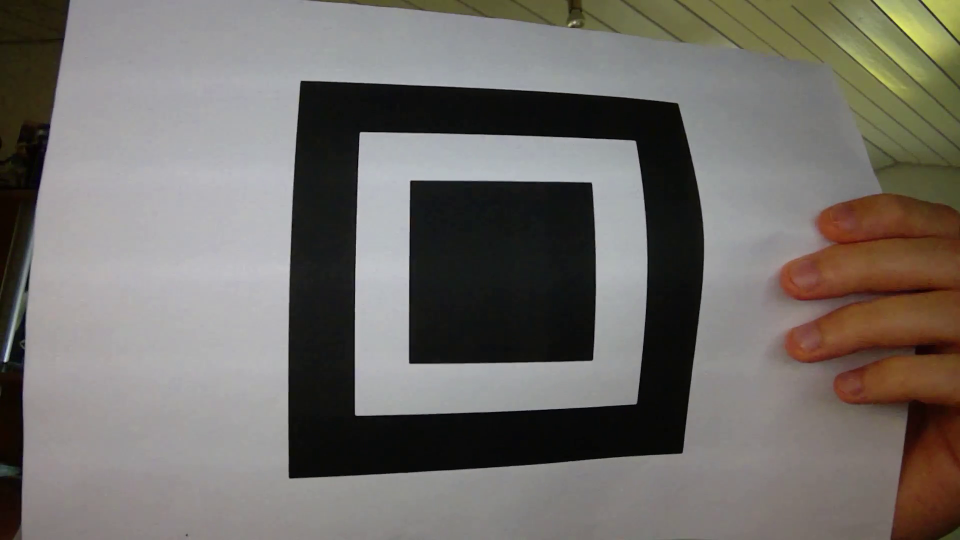
#> input picture frame 23 of python_example_itskev/movie.avi, 1920 x 1080 px, given in place of test.avi, which was not available (shown at 1/2 size)
$ python perftest.py   (older library calls are emulated)
#> lines starting #> are read from the running program, lines starting #| are printed output that depends on the picture; after the words box and inside, x2 and y2 are one past the last pixel; in counts of white or black regions, pixels touching at a corner belong together; pictures that were not available may be replaced by others from this repository, and a replacement may not be noted
from __future__ import print_function
from imutils.video import FileVideoStream
from imutils.video import FPS
import argparse
import imutils
import cv2


import numpy as np
import cv2
import imutils
import time

IMAGESIZE_X = 640
IMAGESIZE_Y =  480
TARGETRANGE = 15
TARGETOFFSET = 0


vs = FileVideoStream("test.avi").start()
time.sleep(0.5)


fps = FPS().start()


def getCenter(contour):
    moments = cv2.moments(contour)
    m00 = moments["m00"]
    if m00 == 0:
        m00 =0.01
    center_x = int(moments["m10"] / m00)
    center_y = int(moments["m01"] / m00)
    return center_x, center_y

def checkX(x) -> bool:
    upper = IMAGESIZE_X/2 + TARGETRANGE + TARGETOFFSET
    lower = IMAGESIZE_X/2 - TARGETRANGE + TARGETOFFSET
    if lower <= x <= upper:
        return True
    else:
        return False


def find_target(centers_array):
    for i, v in enumerate(centers_array[0:-2]):
        center_matches = 0
        for w in centers_array[i + 1:]:
            diff = np.abs(v - w)
            if diff[0] <= 10 and diff[1] <= 10:
                center_matches += 1
                if center_matches >= 2:
                    return v[0], v[1]
    return -1, -1

loopimage = 0
loopcontours = 0
loopforloop = 0
while vs.more():
    # Capture frame-by-frame
    image = vs.read()
#> image is the input picture: shape (1080, 1920, 3); mean B, G, R 104.8, 109.7, 113.8
    loopstart = time.time()

    # Image operations
    operate = cv2.cvtColor(image, cv2.COLOR_BGR2GRAY)
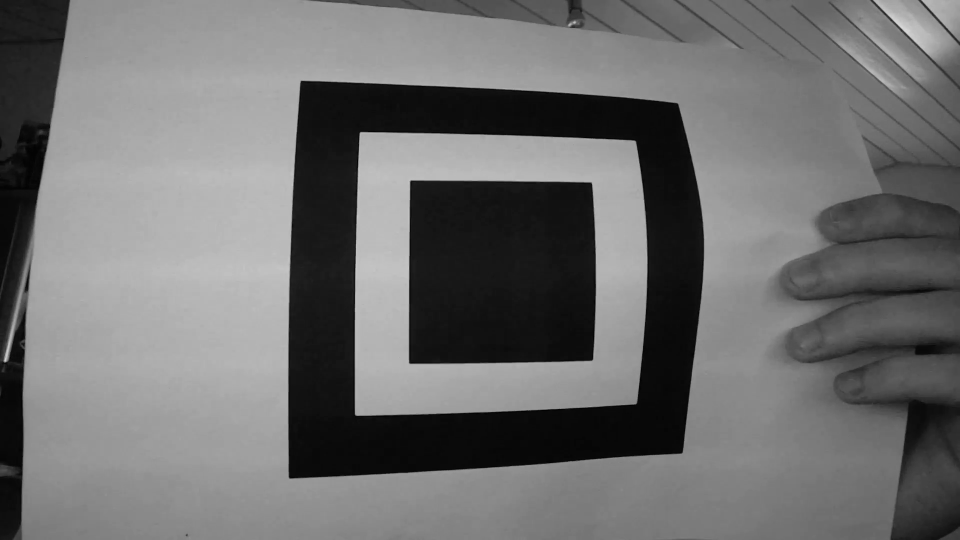
#> operate: shape (1080, 1920) (shown at 1/2 size); min 0, max 224, mean 110.3
    operate = cv2.GaussianBlur(operate, (3, 3), 0)
    # operate = cv2.blur(operate, (3, 3))
    # _, operate = cv2.threshold(operate, 0, 255, cv2.THRESH_BINARY + cv2.THRESH_OTSU)

    # find edges
    operate = cv2.Canny(operate, 150, 255)
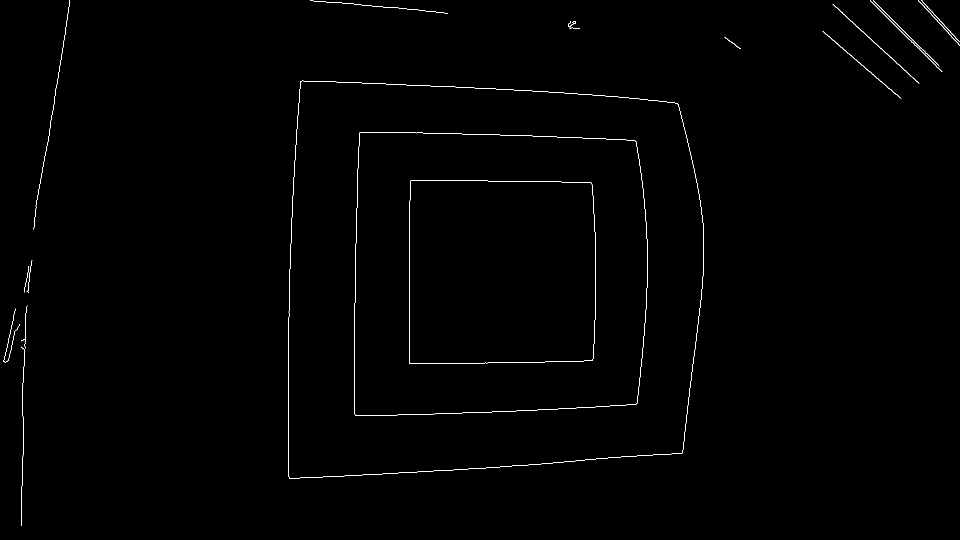
#> operate: shape (1080, 1920) (shown at 1/2 size); 0.48% white in thin lines or dots
    loopimage += time.time() - loopstart

    # find contours
    loopstart = time.time()
    _, contours, _ = cv2.findContours(operate.copy(), cv2.RETR_LIST, cv2.CHAIN_APPROX_SIMPLE)
#> contours = 24 contours, 11 with area under 20; largest, box (x1, y1, x2, y2) and area: (576, 161, 1408, 957) 606444, (576, 161, 1408, 957) 606438, (709, 264, 1296, 832) 316946, (709, 264, 1296, 832) 316938, (818, 361, 1192, 728) 134243
    loopcontours += time.time() -  loopstart

    #sort the contours from largest to smallest and pick the largest
    loopstart = time.time()

    contours = sorted(contours, key=cv2.contourArea, reverse=True)[:9]
#> contours = 9 contours; largest, box (x1, y1, x2, y2) and area: (576, 161, 1408, 957) 606444, (576, 161, 1408, 957) 606438, (709, 264, 1296, 832) 316946, (709, 264, 1296, 832) 316938, (818, 361, 1192, 728) 134243
    # print(len(contours))
    center_array = []
    square_array = []
    for c in contours:

        peri = cv2.arcLength(c, True)
        approx = cv2.approxPolyDP(c, 0.02 * peri, True)

        # check contour if is a rectangle
        if len(approx) == 4:
            (x, y, w, h,) = cv2.boundingRect(approx)
            if h >= 10 and w >= 10:
                ratio = w / float(h)

                # check if rectangle is a square
                if 0.85 <= ratio <= 1.15:
                    square_array.append(c)
                    cX, cY = getCenter(c)
                    center_array.append(np.array((cX, cY)))
#> this loop made 9 passes
#> (peri, approx, x, y, w, h, ratio) on passes 1 to 6: (3127, [[601, 162], [578, 956], [1365, 905], [1354, 206]], 578, 162, 788, 795, 0.991), (3124.7, [[601, 163], [1353, 206], [1365, 904], [579, 956]], 579, 163, 787, 794, 0.991), (2248.5, [[719, 265], [711, 831], [1274, 806], [1270, 281]], 711, 265, 564, 567, 0.995), (2246.1, [[719, 266], [1269, 281], [1274, 805], [712, 831]], 712, 266, 563, 566, 0.995), (1462.1, [[820, 362], [819, 727], [1185, 720], [1182, 365]], 819, 362, 367, 366, 1), (1459.7, [[820, 363], [1181, 365], [1185, 719], [820, 727]], 820, 363, 366, 365, 1)
#> (peri, approx) on passes 7 to 9: (479.8, [[1665, 8], [1838, 166]]), (414.1, [[1740, 1], [1884, 143]]), (425, [[1645, 62], [1802, 196]])
#> after the loop, center_array = [[976, 557], [976, 557], [995, 546], [995, 546], [1002, 543], [1002, 543]]; square_array = 6 contours; box (x1, y1, x2, y2) and area: (576, 161, 1408, 957) 606444, (576, 161, 1408, 957) 606438, (709, 264, 1296, 832) 316946, (709, 264, 1296, 832) 316938, (818, 361, 1192, 728) 134243, (818, 361, 1192, 728) 134238
#> the loop in find_target, `for i, v in enumerate(centers_array[0:-2]):` made 3 passes

    loopforloop += time.time() - loopstart
    cX, cY = find_target(center_array)
#> cX = 995; cY = 546

    if not cX == -1:
        # cv2.drawMarker(image, (cX, cY), (0, 255, 0), cv2.MARKER_CROSS, 15, cv2.LINE_AA)
        print("Target found at"+str(cX))
#| Target found at995
        if checkX(cX):
            print("Target Drop at" + str(cX))
            # [13 lines of commented-out code are left out]
    cv2.imshow('oper',operate)
    if cv2.waitKey(1) & 0xFF == ord('q'):
#> (key q is pressed here)
        break

    fps.update()

# When everything done, release the capture
fps.stop()
print("[INFO] elasped time: {:.2f}".format(fps.elapsed()))
print("[INFO] approx. FPS: {:.2f}".format(fps.fps()))
print("Imagetime:"+str(loopimage))
print("Contour:"+str(loopcontours))
print("Afterloop:"+str(loopforloop))
cv2.destroyAllWindows()
vs.stop()

$ run again, starting later in the video
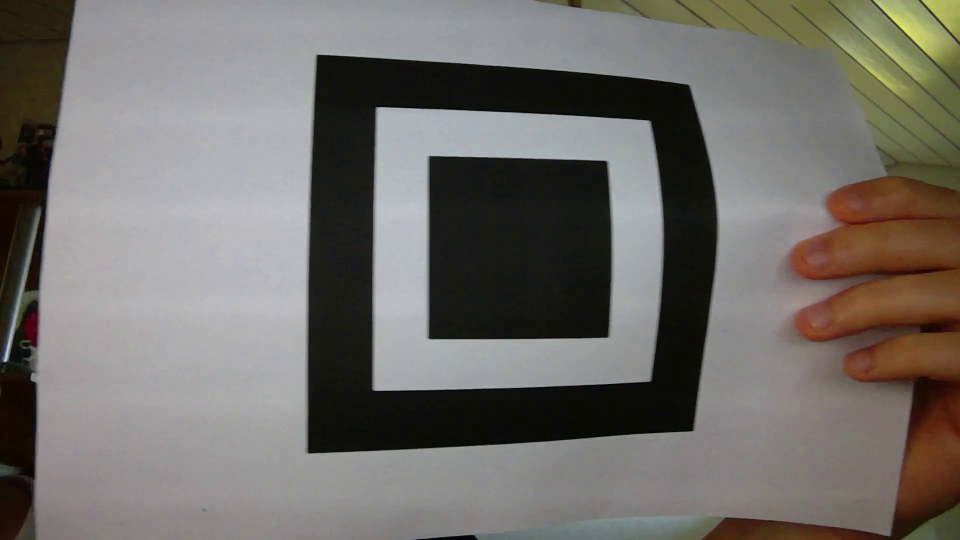
#> input picture frame 105 of python_example_itskev/movie.avi, 1920 x 1080 px, given in place of test.avi, which was not available (shown at 1/2 size)
#> image is the input picture: shape (1080, 1920, 3); mean B, G, R 105.9, 110.2, 113.8
#> `operate = cv2.cvtColor(image, cv2.COLOR_BGR2GRAY)`:
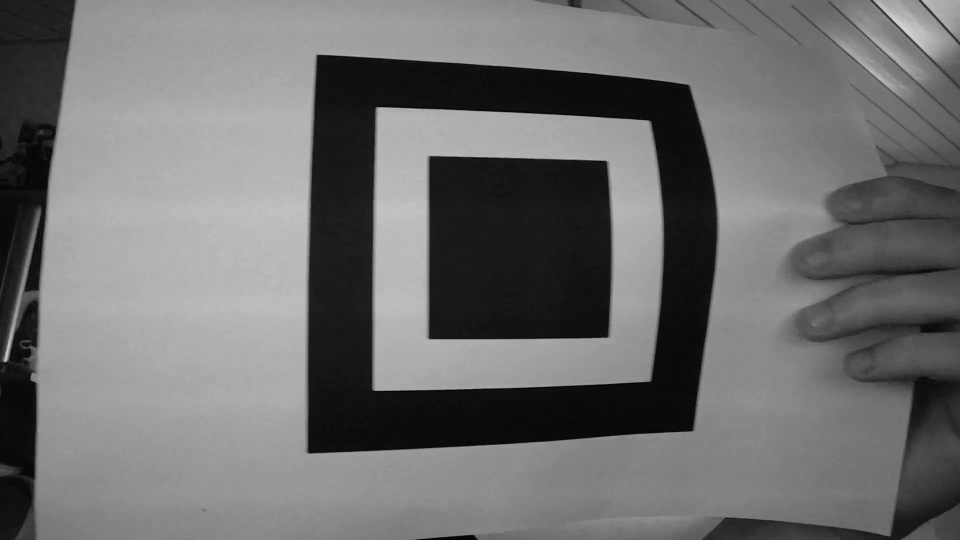
#> operate: shape (1080, 1920) (shown at 1/2 size); min 0, max 217, mean 110.8
#> `operate = cv2.Canny(operate, 150, 255)`:
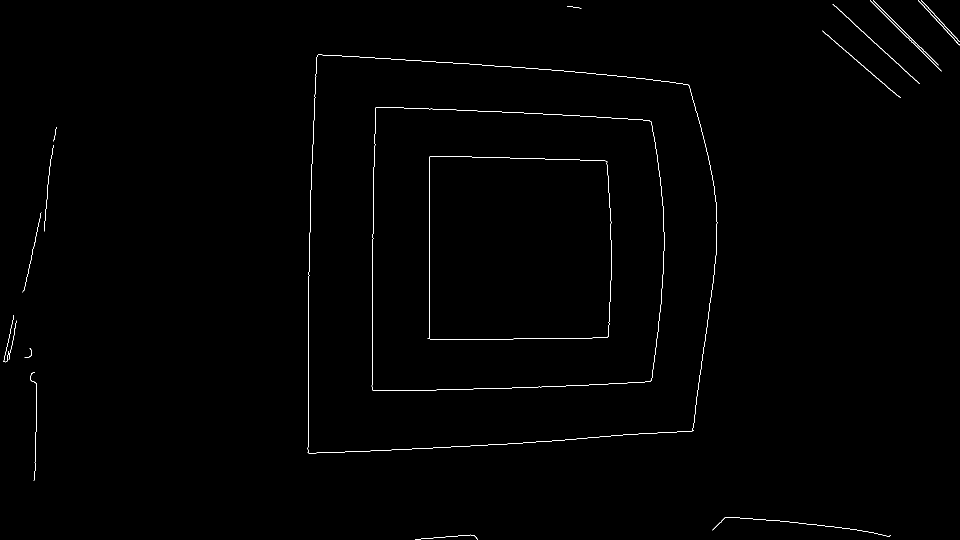
#> operate: shape (1080, 1920) (shown at 1/2 size); 0.46% white in thin lines or dots
#> `_, contours, _ = cv2.findContours(operate.copy(), cv2.RETR_LIST, cv2.C..`: contours = 23 contours, 10 with area under 20; largest, box (x1, y1, x2, y2) and area: (615, 109, 1435, 907) 593321, (615, 109, 1435, 907) 593312, (743, 214, 1329, 782) 313910, (743, 214, 1329, 782) 313900, (855, 312, 1223, 679) 130148
#> `contours = sorted(contours, key=cv2.contourArea, reverse=True)[:9]`: contours = 9 contours; largest, box (x1, y1, x2, y2) and area: (615, 109, 1435, 907) 593321, (615, 109, 1435, 907) 593312, (743, 214, 1329, 782) 313910, (743, 214, 1329, 782) 313900, (855, 312, 1223, 679) 130148
#> the loop `for c in contours: ` made 9 passes
#> (peri, approx, x, y, w, h, ratio) on passes 1 to 4: (3110.2, [[634, 110], [617, 906], [1387, 860], [1376, 169]], 617, 110, 771, 797, 0.967), (3105.6, [[636, 109], [1379, 173], [1383, 862], [615, 904]], 615, 109, 769, 796, 0.966), (2245.8, [[751, 215], [745, 780], [1303, 761], [1301, 242]], 745, 215, 559, 566, 0.988), (2242.1, [[751, 216], [1300, 242], [1303, 759], [746, 780]], 746, 216, 558, 565, 0.988)
#> after the loop `for c in contours:`: center_array = [[1006, 511], [1006, 511], [1027, 500], [1027, 500], [1037, 496], [1037, 496]]; square_array = 6 contours; box (x1, y1, x2, y2) and area: (615, 109, 1435, 907) 593321, (615, 109, 1435, 907) 593312, (743, 214, 1329, 782) 313910, (743, 214, 1329, 782) 313900, (855, 312, 1223, 679) 130148, (857, 312, 1223, 679) 130142
#> the loop in find_target, `for i, v in enumerate(centers_array[0:-2]):` made 3 passes
#> `cX, cY = find_target(center_array)`: cX = 1027; cY = 500
#| Target found at1027

$ run again, starting later in the video
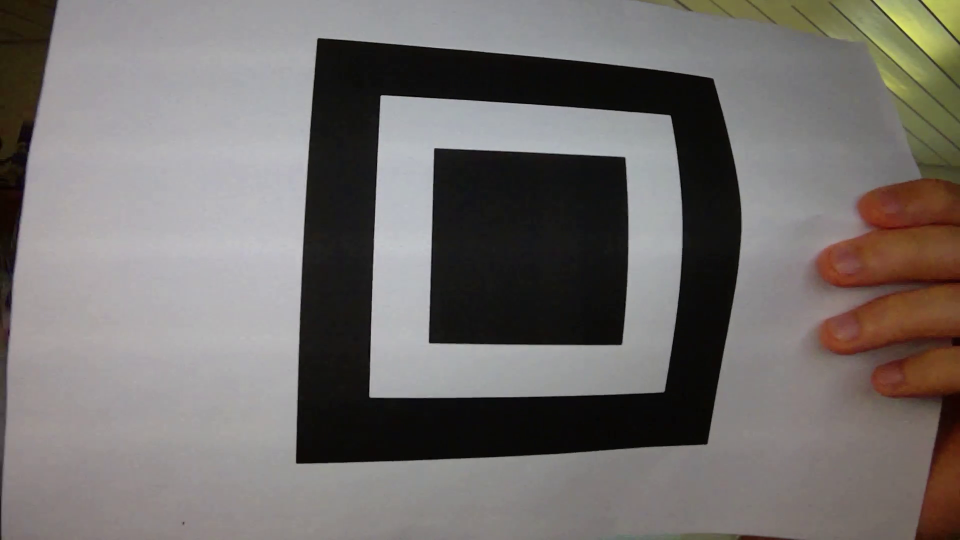
#> input picture frame 188 of python_example_itskev/movie.avi, 1920 x 1080 px, given in place of test.avi, which was not available (shown at 1/2 size)
#> image is the input picture: shape (1080, 1920, 3); mean B, G, R 107.9, 110.4, 115.1
#> `operate = cv2.cvtColor(image, cv2.COLOR_BGR2GRAY)`:
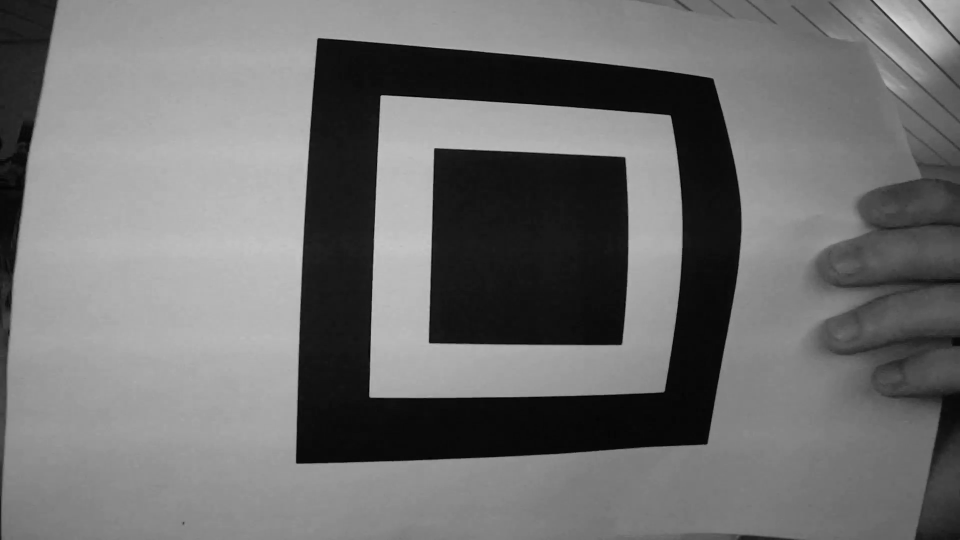
#> operate: shape (1080, 1920) (shown at 1/2 size); min 0, max 226, mean 111.5
#> `operate = cv2.Canny(operate, 150, 255)`:
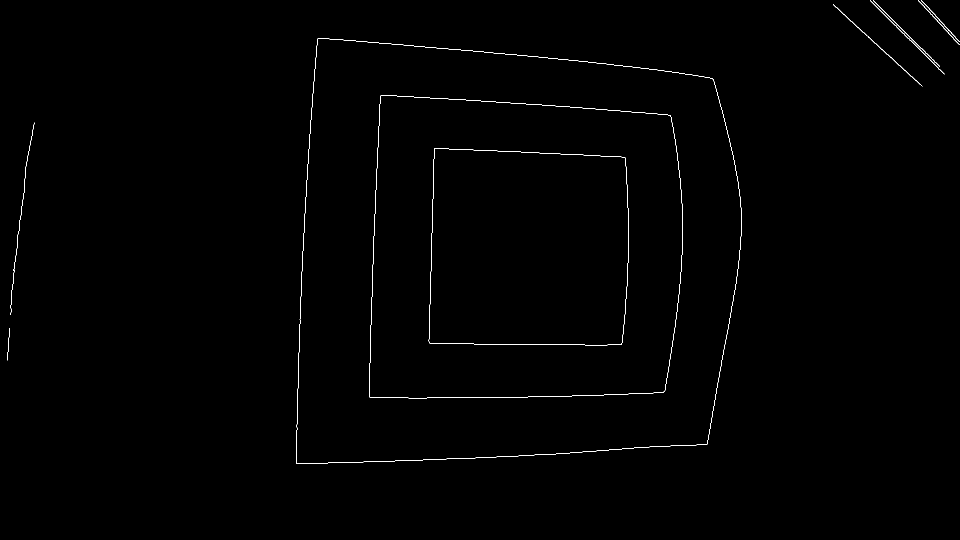
#> operate: shape (1080, 1920) (shown at 1/2 size); 0.42% white in thin lines or dots, all inside (x1, y1, x2, y2) = (14, 0, 1920, 928)
#> `_, contours, _ = cv2.findContours(operate.copy(), cv2.RETR_LIST, cv2.C..`: contours = 14 contours, 3 with area under 20; largest, box (x1, y1, x2, y2) and area: (592, 76, 1483, 928) 675734, (592, 76, 1483, 928) 675728, (738, 190, 1366, 797) 353639, (738, 190, 1366, 797) 353631, (857, 296, 1257, 691) 149684
#> `contours = sorted(contours, key=cv2.contourArea, reverse=True)[:9]`: contours = 9 contours; largest, box (x1, y1, x2, y2) and area: (592, 76, 1483, 928) 675734, (592, 76, 1483, 928) 675728, (738, 190, 1366, 797) 353639, (738, 190, 1366, 797) 353631, (857, 296, 1257, 691) 149684
#> the loop `for c in contours: ` made 9 passes
#> (peri, approx, x, y, w, h, ratio) on passes 1 to 4: (3316.3, [[636, 76], [592, 926], [1414, 888], [1427, 159]], 592, 76, 836, 851, 0.982), (3313.9, [[637, 76], [1427, 160], [1413, 888], [592, 925]], 592, 76, 836, 850, 0.984), (2383.6, [[762, 190], [739, 794], [1327, 784], [1341, 231]], 739, 190, 603, 605, 0.997), (2381.3, [[763, 190], [1341, 232], [1326, 784], [738, 792]], 738, 190, 604, 603, 1)
#> after the loop `for c in contours:`: center_array = [[1020, 512], [1020, 512], [1046, 500], [1046, 500], [1056, 496], [1056, 496]]; square_array = 6 contours; box (x1, y1, x2, y2) and area: (592, 76, 1483, 928) 675734, (592, 76, 1483, 928) 675728, (738, 190, 1366, 797) 353639, (738, 190, 1366, 797) 353631, (857, 296, 1257, 691) 149684, (857, 296, 1257, 691) 149678
#> the loop in find_target, `for i, v in enumerate(centers_array[0:-2]):` made 3 passes
#> `cX, cY = find_target(center_array)`: cX = 1046; cY = 500
#| Target found at1046
